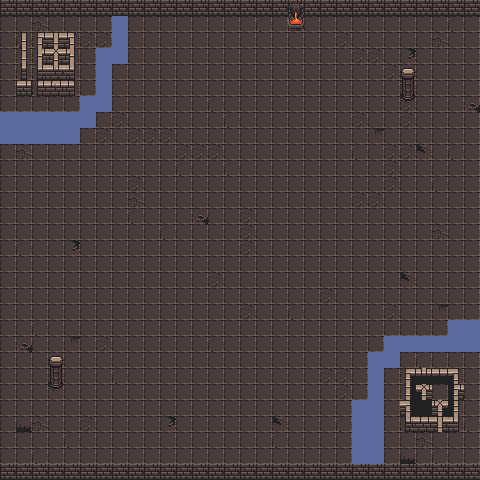

The image is a tile-based game level rendered from a .tmx file. Its description and source (layers, tilesets, objects; grid data summarised) follow:
An orthogonal 30x30 tile map with 16x16 px tiles, 5 tile layers (Слой тайлов 1, Слой тайлов 2, Слой тайлов 3, Слой тайлов 4, ...), 5 tilesets.

<map version="1.10" tiledversion="1.11.2" orientation="orthogonal" renderorder="right-down" width="30" height="30" tilewidth="16" tileheight="16" infinite="0" nextlayerid="6" nextobjectid="1">
 <tileset firstgid="1" name="t1" tilewidth="16" tileheight="16" tilecount="198" columns="22">
  <image source="swamp_.png" width="352" height="144" />
 </tileset>
 <tileset firstgid="199" name="t2" tilewidth="16" tileheight="16" tilecount="48" columns="12">
  <image source="atlas_walls_low-16x16.png" width="192" height="64" />
 </tileset>
 <tileset firstgid="247" name="t3" tilewidth="16" tileheight="16" tilecount="192" columns="24">
  <image source="atlas_walls_high-16x32.png" width="384" height="128" />
 </tileset>
 <tileset firstgid="439" name="t4" tilewidth="16" tileheight="16" tilecount="49" columns="7">
  <image source="atlas_floor-16x16.png" width="112" height="112" />
 </tileset>
 <tileset firstgid="488" name="t5" tilewidth="16" tileheight="16" tilecount="1024" columns="32">
  <image source="0x72_DungeonTilesetII_v1.7.png" width="512" height="512" />
 </tileset>
 <layer id="1" name="Слой тайлов 1" width="30" height="30">
  <data>[900 cells, 0 non-empty, 0 distinct tile ids]</data>
 </layer>
 <layer id="2" name="Слой тайлов 2" width="30" height="30">
  <data>[900 cells, 900 non-empty, 8 distinct tile ids]</data>
 </layer>
 <layer id="3" name="Слой тайлов 3" width="30" height="30">
  <data>[900 cells, 92 non-empty, 33 distinct tile ids]</data>
 </layer>
 <layer id="4" name="Слой тайлов 4" width="30" height="30">
  <data>[900 cells, 39 non-empty, 1 distinct tile ids]</data>
 </layer>
 <layer id="5" name="Слой тайлов 5" width="30" height="30">
  <data>[900 cells, 10 non-empty, 6 distinct tile ids]</data>
 </layer>
</map>
